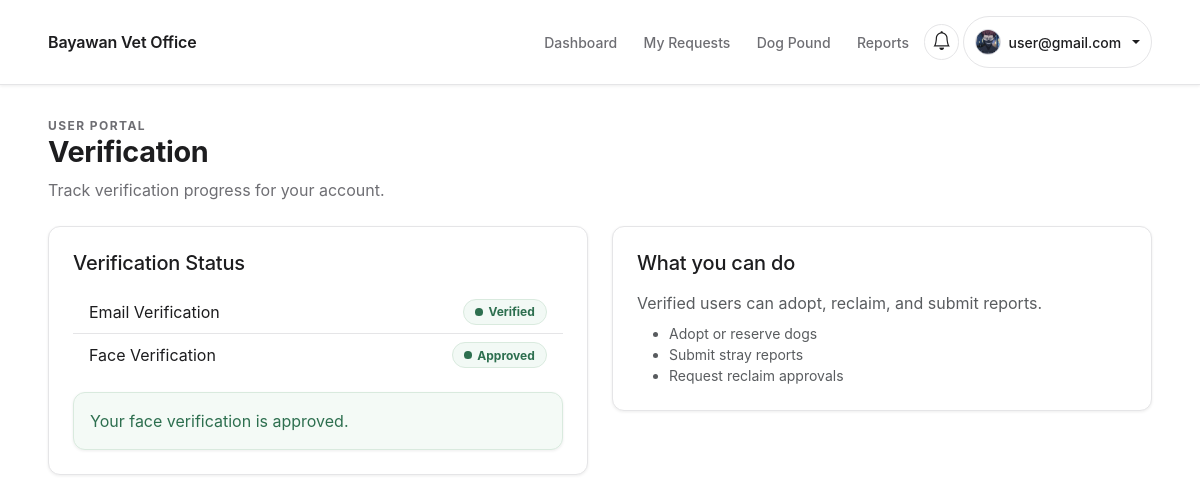
The page /accounts/verification/ (signed in) on the database its author committed.
### users/models.py (models this page shows, shortened)
class CustomUser(AbstractUser):
    class Roles(models.TextChoices):
        ADMIN = 'ADMIN', 'Admin'
        STAFF = 'STAFF', 'Staff'
        OWNER = 'OWNER', 'Regular User (Owner)'
    email = models.EmailField(unique=True)
    role = models.CharField(max_length=20, choices=Roles.choices, default=Roles.OWNER)
    email_verified = models.BooleanField(default=False)
    is_verified = models.BooleanField(default=False)
    legal_consent = models.BooleanField(default=False)
    legal_consented_at = models.DateTimeField(null=True, blank=True)

class UserProfile(models.Model):
    class Gender(models.TextChoices):
        MALE = 'MALE', 'Male'
        FEMALE = 'FEMALE', 'Female'
    class StatusBadge(models.TextChoices):
        GREEN = 'GREEN', 'Green'
        ORANGE = 'ORANGE', 'Orange'
        RED = 'RED', 'Red'
    user = models.OneToOneField(CustomUser, on_delete=models.CASCADE, related_name='profile')
    offense_count = models.PositiveIntegerField(default=0)
    status_badge = models.CharField(max_length=10, choices=StatusBadge.choices, default=StatusBadge.GREEN)
    full_name = models.CharField(max_length=150, blank=True)
    address = models.CharField(max_length=255, blank=True)
    age = models.PositiveIntegerField(null=True, blank=True)
    birthday = models.DateField(null=True, blank=True)
    gender = models.CharField(max_length=10, choices=Gender.choices, blank=True)
    profile_photo = models.ImageField(upload_to='profile_photos/', blank=True, null=True)

class FaceVerification(TimeStampedModel):
    class Status(models.TextChoices):
        PENDING = 'PENDING', 'Pending'
        APPROVED = 'APPROVED', 'Approved'
        REJECTED = 'REJECTED', 'Rejected'
    user = models.OneToOneField(
        settings.AUTH_USER_MODEL, on_delete=models.CASCADE, related_name='face_verification'
    )
    status = models.CharField(max_length=20, choices=Status.choices, default=Status.PENDING)
    reviewed_by = models.ForeignKey(
        settings.AUTH_USER_MODEL,
        on_delete=models.SET_NULL,
        null=True,
        blank=True,
        related_name='face_verification_reviews',
    )
    reviewed_at = models.DateTimeField(null=True, blank=True)
    notes = models.TextField(blank=True)
    photo = models.FileField(upload_to='face_verifications/', blank=True)

### users/views.py (the view)
# urls.py: path('verification/', views.verification_status, name='verification_status'),
@login_required
def verification_status(request):
    return render(request, 'users/verification_status.html')

### notifications/context_processors.py (called while the page is built)
def unread_notifications(request):
    if not request.user.is_authenticated:
        return {'unread_notifications': 0, 'nav_notifications': []}
    items = Notification.objects.filter(user=request.user).order_by('-created_at')
    count = items.filter(is_read=False).count()
    return {
        'unread_notifications': count,
        'nav_notifications': items[:5],
    }

### templates/users/verification_status.html (shortened to what this page needs)
{% extends 'base.html' %}
{% block content %}
  <div class="container">
    {% include 'partials/page_header.html' with eyebrow="User Portal" title="Verification" subtitle="Track verification progress for your account." %}
    <div class="row g-4">
      <div class="col-lg-6">
        <div class="card-elevated p-4">
          <h2 class="h5 mb-3">Verification Status</h2>
          <ul class="list-group list-group-flush">
            <li class="list-group-item d-flex justify-content-between align-items-center">
              Email Verification
              {% if request.user.email_verified %}
                {% include 'partials/status_pill.html' with label="Verified" tone="success" %}
              {% else %}
                {% include 'partials/status_pill.html' with label="Pending" tone="warning" %}
              {% endif %}
            </li>
            <li class="list-group-item d-flex justify-content-between align-items-center">
              Face Verification
              {% if request.user.face_verification and request.user.face_verification.status == 'APPROVED' %}
                {% include 'partials/status_pill.html' with label="Approved" tone="success" %}
              {% elif request.user.face_verification and request.user.face_verification.status == 'PENDING' %}
                {% include 'partials/status_pill.html' with label="Under Review" tone="warning" %}
              {% elif request.user.face_verification and request.user.face_verification.status == 'REJECTED' %}
                {% include 'partials/status_pill.html' with label="Rejected" tone="danger" %}
              {% else %}
                {% include 'partials/status_pill.html' with label="Not Submitted" tone="muted" %}
              {% endif %}
            </li>
          </ul>
          <div class="mt-3">
            {% if request.user.face_verification and request.user.face_verification.status == 'PENDING' %}
              <div class="alert alert-info mb-0">
                Please wait up to 24 hours. Your face verification is under review by the admin.
              </div>
            {% elif request.user.face_verification and request.user.face_verification.status == 'APPROVED' %}
              <div class="alert alert-success mb-0">
                Your face verification is approved.
              </div>
            {% else %}
              <a class="btn btn-outline-primary" href="{% url 'face_verification' %}">
                Submit Face Verification
              </a>
            {% endif %}
          </div>
        </div>
      </div>
      <div class="col-lg-6">
        <div class="card-elevated p-4">
          <h2 class="h5 mb-3">What you can do</h2>
          <p class="text-muted mb-2">
            Verified users can adopt, reclaim, and submit reports.
          </p>
          <ul class="small text-muted mb-0">
            <li>Adopt or reserve dogs</li>
            <li>Submit stray reports</li>
            <li>Request reclaim approvals</li>
          </ul>
        </div>
      </div>
    </div>
  </div>
{% endblock %}

### templates/base.html (shortened to what this page needs)
{% load static %}
<!doctype html>
<html lang="en">
  <head>
    <link
      href="https://cdn.jsdelivr.net/npm/bootstrap@5.3.2/dist/css/bootstrap.min.css"
      rel="stylesheet"
    />
    <link
      rel="stylesheet"
      href="https://cdn.jsdelivr.net/npm/bootstrap-icons@1.11.3/font/bootstrap-icons.css"
    />
    <link rel="stylesheet" href="{% static 'css/theme.css' %}" />
    <link rel="stylesheet" href="{% static 'css/components.css' %}" />
    <link rel="stylesheet" href="{% static 'css/layout.css' %}" />
    <link rel="stylesheet" href="{% static 'css/utilities.css' %}" />
    <link rel="stylesheet" href="{% static 'css/app-pages.css' %}" />
    <link rel="stylesheet" href="{% static 'css/app-modules.css' %}" />
  </head>
  <body class="app-shell">
    <nav class="navbar navbar-expand-lg navbar-light bg-white border-bottom sticky-top">
      <div class="container">
        <a class="navbar-brand fw-semibold site-navbar-title" href="{% url 'home' %}">
          Bayawan Vet Office
        </a>
        <div class="collapse navbar-collapse" id="navMain">
          <ul class="navbar-nav ms-auto align-items-lg-center gap-lg-1">
            {% if request.user.is_authenticated %}
              <li class="nav-item">
                {% if request.user.role == 'ADMIN' or request.user.role == 'STAFF' %}
                  <a class="nav-link" href="{% url 'analytics_dashboard' %}">Dashboard</a>
                {% else %}
                  <a class="nav-link" href="{% url 'dashboard' %}">Dashboard</a>
                {% endif %}
              </li>
              {% if request.user.role == 'ADMIN' or request.user.role == 'STAFF' %}
                <li class="nav-item dropdown">
                  <a
                    class="nav-link dropdown-toggle"
                    href="#"
                    id="manageDogDropdown"
                    role="button"
                    data-bs-toggle="dropdown"
                    aria-expanded="false"
                  >
                    Dogs
                  </a>
                  <ul class="dropdown-menu" aria-labelledby="manageDogDropdown">
                    <li><h6 class="dropdown-header">Dog Management</h6></li>
                    <li><a class="dropdown-item" href="{% url 'dogs_manage_list' %}">Intake</a></li>
                    <li>
                      <a class="dropdown-item" href="{% url 'dogs_registered_by_owner' %}">Registered Dogs</a>
                    </li>
                    <li>
                      <a class="dropdown-item" href="{% url 'dogs_vaccination_requests' %}">Vaccinations</a>
                    </li>
                  </ul>
                </li>
                <li class="nav-item dropdown">
                  <a
                    class="nav-link dropdown-toggle"
                    href="#"
                    id="staffCasesDropdown"
                    role="button"
                    data-bs-toggle="dropdown"
                    aria-expanded="false"
                  >
                    Cases
                  </a>
                  <ul class="dropdown-menu" aria-labelledby="staffCasesDropdown">
                    <li><h6 class="dropdown-header">Request Workflow</h6></li>
                    <li><a class="dropdown-item" href="{% url 'reports_staff_list' %}">Reports</a></li>
                    <li>
                      <a class="dropdown-item" href="{% url 'adoption_staff_queue' %}">Adoption Queue</a>
                    </li>
                  </ul>
                </li>
                <li class="nav-item">
                  <a class="nav-link" href="{% url 'admin_user_management' %}">Verifications</a>
                </li>
                <li class="nav-item">
                  <a class="nav-link" href="{% url 'penalties_checklist' %}">Penalties</a>
                </li>
              {% else %}
                <li class="nav-item">
                  <a class="nav-link" href="{% url 'adoption_my_requests' %}">My Requests</a>
                </li>
              {% endif %}
            {% endif %}
            {% if not request.user.is_authenticated or request.user.role == 'OWNER' %}
              <li class="nav-item">
                <a class="nav-link" href="{% url 'dogs_public_list' %}">Dog Pound</a>
              </li>
              <li class="nav-item"><a class="nav-link" href="{% url 'reports_public_list' %}">Reports</a></li>
            {% endif %}
            {% if request.user.is_authenticated %}
              <li class="nav-item dropdown">
                <a
                  class="nav-link dropdown-toggle notification-toggle {% if unread_notifications %}has-unread{% endif %}"
                  href="#"
                  id="notificationsDropdown"
                  role="button"
                  data-bs-toggle="dropdown"
                  aria-expanded="false"
                  aria-label="Open notifications"
                >
                  <i class="bi bi-bell"></i>
                </a>
              </li>
              <li class="nav-item dropdown">
                <a
                  class="nav-link dropdown-toggle navbar-profile-toggle"
                  href="#"
                  id="profileDropdown"
                  role="button"
                  data-bs-toggle="dropdown"
                  aria-expanded="false"
                >
                  <span class="navbar-profile-avatar" aria-hidden="true">
                    {% if request.user.profile.profile_photo %}
                      <img
                        src="{{ request.user.profile.profile_photo.url }}"
                        alt=""
                        class="navbar-profile-avatar-img"
                      />
                    {% else %}
                      <span class="navbar-profile-avatar-fallback">{{ request.user.username|first|upper }}</span>
                    {% endif %}
                  </span>
                  <span class="navbar-profile-name">{{ request.user.username }}</span>
                </a>
              </li>
            {% endif %}
          </ul>
        </div>
      </div>
    </nav>
    <main id="main-content" class="main-content">
      {% block content %}{% endblock %}
    </main>
  </body>
</html>

### templates/partials/status_pill.html
{% if label %}
  <span class="status-pill {% if tone %}status-pill--{{ tone }}{% else %}status-pill--muted{% endif %}">
    {{ label }}
  </span>
{% endif %}

### static/css/theme.css (style rules this page uses)
:root { --bg: #ffffff; --surface: #ffffff; --border: #e5e5e7; --text: #1d1d1f; --muted: #6e6e73; --primary: #0071e3; --primary-hover: #005ecb; --focus: #2f8cff; --radius-sm: 8px; --radius-md: 12px; --radius-lg: 16px; --radius-pill: 999px; --space-1: 4px; --space-2: 8px; --space-3: 12px; --space-4: 16px; --space-5: 24px; --space-6: 32px; --space-7: 40px; --shadow-1: 0 1px 3px rgba(29, 29, 31, 0.08); --shadow-2: var(--shadow-1); --transition: 200ms ease; --transition-fast: var(--transition); --control-height: 44px; --font-sans: -apple-system, BlinkMacSystemFont, "Segoe UI", Roboto, Helvetica, Arial, sans-serif; --font-serif: var(--font-sans); --font-display: var(--font-sans); --text-xs: 0.75rem; --text-sm: 0.875rem; --text-base: 1rem; --text-lg: 1.125rem; --text-xl: 1.25rem; --text-2xl: 1.5rem; --text-3xl: 2rem; --text-4xl: 2.5rem; --color-bg: var(--bg); --color-surface: var(--surface); --color-surface-2: #f8f8fa; --color-surface-3: #f0f0f4; --color-warm: #f8f8fa; --color-warm-2: #f0f0f4; --color-border: var(--border); --color-ink: var(--text); --color-muted: var(--muted); --color-primary: var(--primary); --color-primary-600: var(--primary-hover); --color-primary-700: #004b9c; --color-accent: #d2d2d7; --color-focus: var(--focus); --bs-primary: var(--primary); --bs-secondary: #6e6e73; --bs-body-font-family: var(--font-sans); --bs-body-color: var(--text); --bs-body-bg: var(--bg); --bs-border-color: var(--border); --bs-link-color: var(--primary); --bs-link-hover-color: var(--primary-hover); }
*, *::before, *::after { box-sizing: border-box; }
body { font-family: var(--font-sans); color: var(--text); background: var(--bg); font-size: var(--text-base); line-height: 1.5; text-rendering: optimizeLegibility; }
h1, h2, h3 { font-family: var(--font-sans); color: var(--text); font-weight: 700; letter-spacing: -0.01em; line-height: 1.2; }
h2 { font-size: clamp(1.45rem, 2.5vw, 2rem); }
a { color: var(--primary); text-decoration-color: rgba(0, 113, 227, 0.35); text-underline-offset: 0.2em; }
img, svg { max-width: 100%; height: auto; }

### static/css/components.css (style rules this page uses)
.container { --bs-gutter-x: 1rem; }
@media (min-width: 1200px) { .container { max-width: 1120px; } }
.card, .card-elevated, .card-soft, .auth-card, .dog-card, .notifications-panel, .profile-card, .report-card, .kpi-card, .table-shell, .form-section { border: 1px solid var(--border); border-radius: var(--radius-md); background: var(--surface); box-shadow: var(--shadow-1); }
.card, .card-elevated, .card-soft { overflow: hidden; }
.status-pill, .chip, .badge-soft, .dog-chip, .profile-chip { display: inline-flex; align-items: center; gap: 0.35rem; padding: 0.3rem 0.65rem; border: 1px solid var(--border); border-radius: var(--radius-pill); background: var(--color-surface-2); color: var(--muted); font-size: var(--text-xs); font-weight: 700; line-height: 1.1; }
.status-pill { padding: 0.35rem 0.7rem; }
.status-pill::before { content: ""; width: 0.48rem; height: 0.48rem; border-radius: 50%; background: currentColor; }
.status-pill--success { color: #2d6f4f; background: #f2f9f5; border-color: #d9eade; }
.alert { border: 1px solid var(--border); border-radius: var(--radius-md); background: var(--surface); color: var(--text); box-shadow: var(--shadow-1); }
.alert-success { border-color: #d9eade; background: #f4faf6; color: #2d6f4f; }
.list-group-item { border-color: var(--border); }

### static/css/layout.css (style rules this page uses)
.app-shell { min-height: 100vh; background: var(--bg); }
.navbar { background: var(--surface) !important; border-bottom: 1px solid var(--border) !important; box-shadow: var(--shadow-1); }
.navbar .container { min-height: 68px; }
.navbar .navbar-brand { color: var(--text); font-weight: 600; letter-spacing: -0.01em; }
.site-navbar-title { display: inline-flex; align-items: center; margin-right: var(--space-3); font-size: clamp(1rem, 1.2vw, 1.08rem); line-height: 1.15; white-space: nowrap; }
.navbar .navbar-nav .nav-link { position: relative; color: var(--muted); font-size: var(--text-sm); font-weight: 500; padding: 0.75rem 0.7rem; transition: color var(--transition); }
.main-content { padding: var(--space-6) 0 var(--space-7); }

### rows shown on the page
CustomUser: user.profile.profile_photo (picture), user.username "user@gmail.com"
FaceVerification: status "Approved"

### other values the page prints
{{ eyebrow }} "USER PORTAL"
{{ title }} "Verification"
{{ subtitle }} "Track verification progress for your account."
{{ label }} "Verified"
